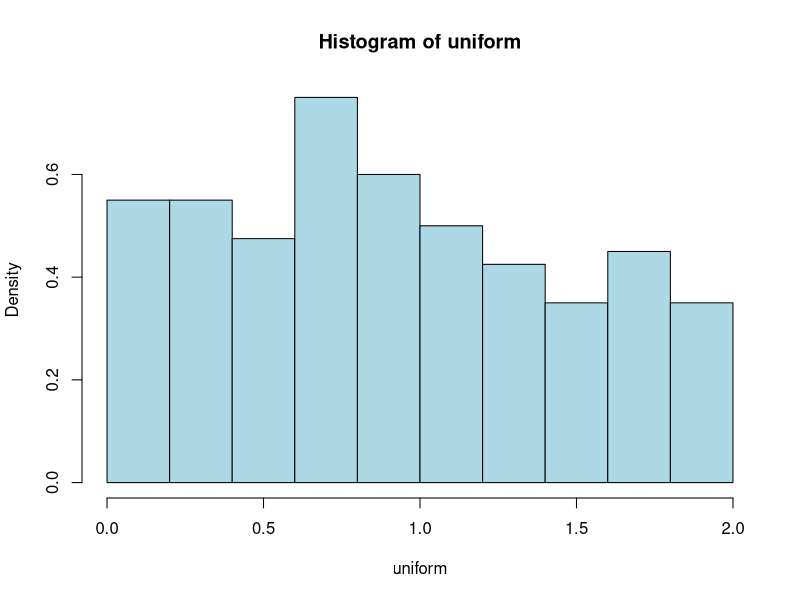
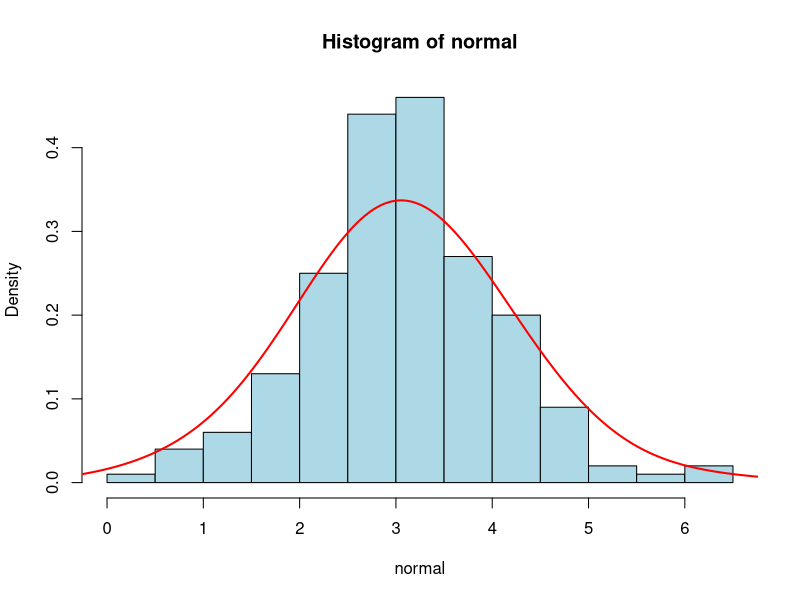
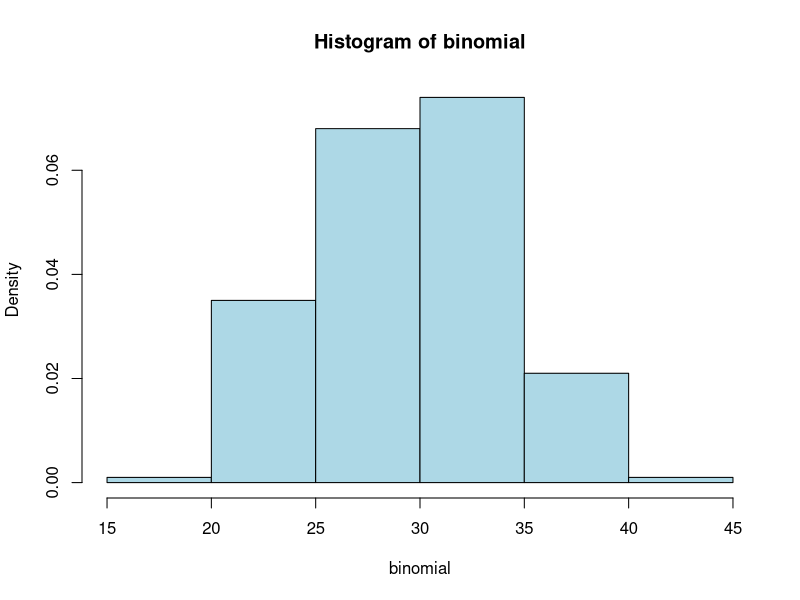
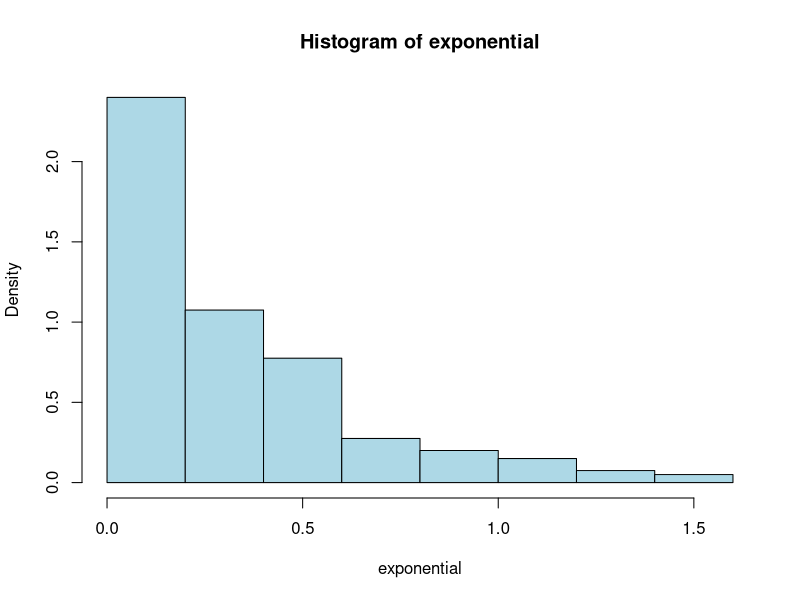
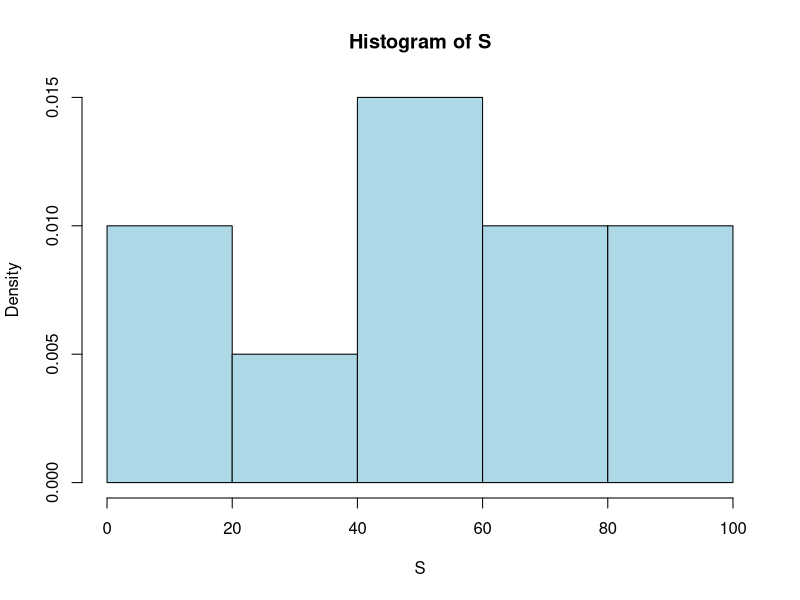

These charts were generated, in order, by the following R code:
uniform <- runif(n=200, min=0, max=2)
hist(uniform,col="light blue",prob=T)

normal <- rnorm(n=200, mean=3, sd=1)
hist(normal,col="light blue",prob=T)
lines(density(normal, bw=.75), col="red",lwd=2, ) 

binomial <- rbinom(n=200, 100, 0.3)
hist(binomial,col="light blue",prob=T)

exponential <- rexp(n=200, rate=3)
hist(exponential,col="light blue",prob=T)

v <- 1:100
S <- sample(v,size=10,replace=F)
hist(S, col="light blue",prob=T)

